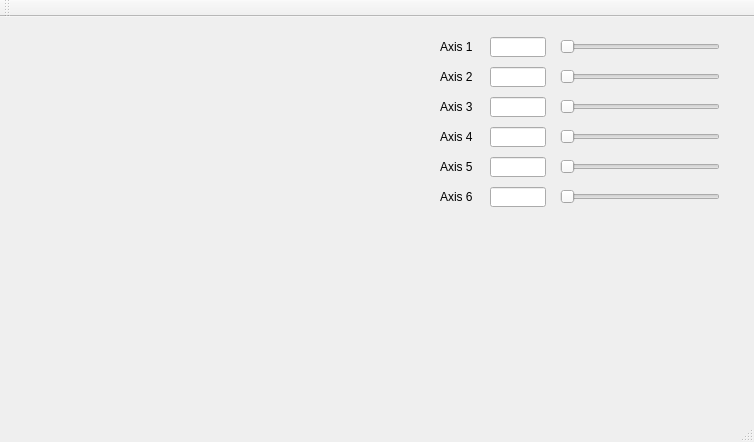
<?xml version="1.0" encoding="UTF-8"?>
<ui version="4.0">
 <class>QtCoin3D_RobotClass</class>
 <widget class="QMainWindow" name="QtCoin3D_RobotClass">
  <property name="geometry">
   <rect>
    <x>0</x>
    <y>0</y>
    <width>754</width>
    <height>442</height>
   </rect>
  </property>
  <property name="windowTitle">
   <string>QtCoin3D_Robot</string>
  </property>
  <widget class="QWidget" name="centralWidget">
   <widget class="QWidget" name="widget_Coin3D_Robot" native="true">
    <property name="geometry">
     <rect>
      <x>10</x>
      <y>10</y>
      <width>411</width>
      <height>291</height>
     </rect>
    </property>
   </widget>
   <widget class="QSlider" name="horizontalSlider_Axis1">
    <property name="geometry">
     <rect>
      <x>560</x>
      <y>20</y>
      <width>160</width>
      <height>20</height>
     </rect>
    </property>
    <property name="orientation">
     <enum>Qt::Horizontal</enum>
    </property>
   </widget>
   <widget class="QSlider" name="horizontalSlider_Axis2">
    <property name="geometry">
     <rect>
      <x>560</x>
      <y>50</y>
      <width>160</width>
      <height>20</height>
     </rect>
    </property>
    <property name="orientation">
     <enum>Qt::Horizontal</enum>
    </property>
   </widget>
   <widget class="QSlider" name="horizontalSlider_Axis3">
    <property name="geometry">
     <rect>
      <x>560</x>
      <y>80</y>
      <width>160</width>
      <height>20</height>
     </rect>
    </property>
    <property name="orientation">
     <enum>Qt::Horizontal</enum>
    </property>
   </widget>
   <widget class="QSlider" name="horizontalSlider_Axis4">
    <property name="geometry">
     <rect>
      <x>560</x>
      <y>110</y>
      <width>160</width>
      <height>20</height>
     </rect>
    </property>
    <property name="orientation">
     <enum>Qt::Horizontal</enum>
    </property>
   </widget>
   <widget class="QSlider" name="horizontalSlider_Axis5">
    <property name="geometry">
     <rect>
      <x>560</x>
      <y>140</y>
      <width>160</width>
      <height>20</height>
     </rect>
    </property>
    <property name="orientation">
     <enum>Qt::Horizontal</enum>
    </property>
   </widget>
   <widget class="QSlider" name="horizontalSlider_Axis6">
    <property name="geometry">
     <rect>
      <x>560</x>
      <y>170</y>
      <width>160</width>
      <height>20</height>
     </rect>
    </property>
    <property name="orientation">
     <enum>Qt::Horizontal</enum>
    </property>
   </widget>
   <widget class="QLabel" name="label">
    <property name="geometry">
     <rect>
      <x>440</x>
      <y>20</y>
      <width>41</width>
      <height>20</height>
     </rect>
    </property>
    <property name="text">
     <string>Axis 1</string>
    </property>
   </widget>
   <widget class="QLabel" name="label_2">
    <property name="geometry">
     <rect>
      <x>440</x>
      <y>50</y>
      <width>41</width>
      <height>20</height>
     </rect>
    </property>
    <property name="text">
     <string>Axis 2</string>
    </property>
   </widget>
   <widget class="QLabel" name="label_3">
    <property name="geometry">
     <rect>
      <x>440</x>
      <y>80</y>
      <width>41</width>
      <height>20</height>
     </rect>
    </property>
    <property name="text">
     <string>Axis 3</string>
    </property>
   </widget>
   <widget class="QLabel" name="label_4">
    <property name="geometry">
     <rect>
      <x>440</x>
      <y>110</y>
      <width>41</width>
      <height>20</height>
     </rect>
    </property>
    <property name="text">
     <string>Axis 4</string>
    </property>
   </widget>
   <widget class="QLabel" name="label_5">
    <property name="geometry">
     <rect>
      <x>440</x>
      <y>140</y>
      <width>41</width>
      <height>20</height>
     </rect>
    </property>
    <property name="text">
     <string>Axis 5</string>
    </property>
   </widget>
   <widget class="QLabel" name="label_6">
    <property name="geometry">
     <rect>
      <x>440</x>
      <y>170</y>
      <width>41</width>
      <height>20</height>
     </rect>
    </property>
    <property name="text">
     <string>Axis 6</string>
    </property>
   </widget>
   <widget class="QLineEdit" name="lineEdit_Axis1">
    <property name="geometry">
     <rect>
      <x>490</x>
      <y>20</y>
      <width>56</width>
      <height>20</height>
     </rect>
    </property>
    <property name="alignment">
     <set>Qt::AlignCenter</set>
    </property>
    <property name="readOnly">
     <bool>true</bool>
    </property>
   </widget>
   <widget class="QLineEdit" name="lineEdit_Axis2">
    <property name="geometry">
     <rect>
      <x>490</x>
      <y>50</y>
      <width>56</width>
      <height>20</height>
     </rect>
    </property>
    <property name="alignment">
     <set>Qt::AlignCenter</set>
    </property>
    <property name="readOnly">
     <bool>true</bool>
    </property>
   </widget>
   <widget class="QLineEdit" name="lineEdit_Axis3">
    <property name="geometry">
     <rect>
      <x>490</x>
      <y>80</y>
      <width>56</width>
      <height>20</height>
     </rect>
    </property>
    <property name="alignment">
     <set>Qt::AlignCenter</set>
    </property>
    <property name="readOnly">
     <bool>true</bool>
    </property>
   </widget>
   <widget class="QLineEdit" name="lineEdit_Axis4">
    <property name="geometry">
     <rect>
      <x>490</x>
      <y>110</y>
      <width>56</width>
      <height>20</height>
     </rect>
    </property>
    <property name="alignment">
     <set>Qt::AlignCenter</set>
    </property>
    <property name="readOnly">
     <bool>true</bool>
    </property>
   </widget>
   <widget class="QLineEdit" name="lineEdit_Axis5">
    <property name="geometry">
     <rect>
      <x>490</x>
      <y>140</y>
      <width>56</width>
      <height>20</height>
     </rect>
    </property>
    <property name="alignment">
     <set>Qt::AlignCenter</set>
    </property>
    <property name="readOnly">
     <bool>true</bool>
    </property>
   </widget>
   <widget class="QLineEdit" name="lineEdit_Axis6">
    <property name="geometry">
     <rect>
      <x>490</x>
      <y>170</y>
      <width>56</width>
      <height>20</height>
     </rect>
    </property>
    <property name="alignment">
     <set>Qt::AlignCenter</set>
    </property>
    <property name="readOnly">
     <bool>true</bool>
    </property>
   </widget>
  </widget>
  <widget class="QMenuBar" name="menuBar">
   <property name="geometry">
    <rect>
     <x>0</x>
     <y>0</y>
     <width>754</width>
     <height>23</height>
    </rect>
   </property>
  </widget>
  <widget class="QToolBar" name="mainToolBar">
   <attribute name="toolBarArea">
    <enum>TopToolBarArea</enum>
   </attribute>
   <attribute name="toolBarBreak">
    <bool>false</bool>
   </attribute>
  </widget>
  <widget class="QStatusBar" name="statusBar"/>
 </widget>
 <layoutdefault spacing="6" margin="11"/>
 <resources>
  <include location="QtCoin3D_Robot.qrc"/>
 </resources>
 <connections/>
</ui>
